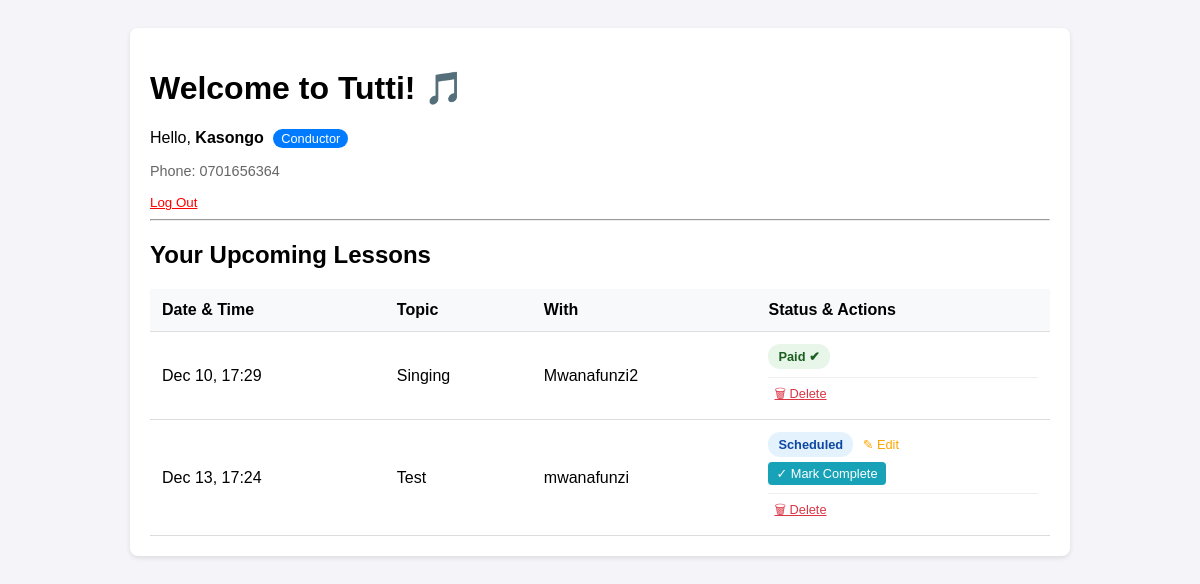
The page / (signed in) on the database as committed earlier.
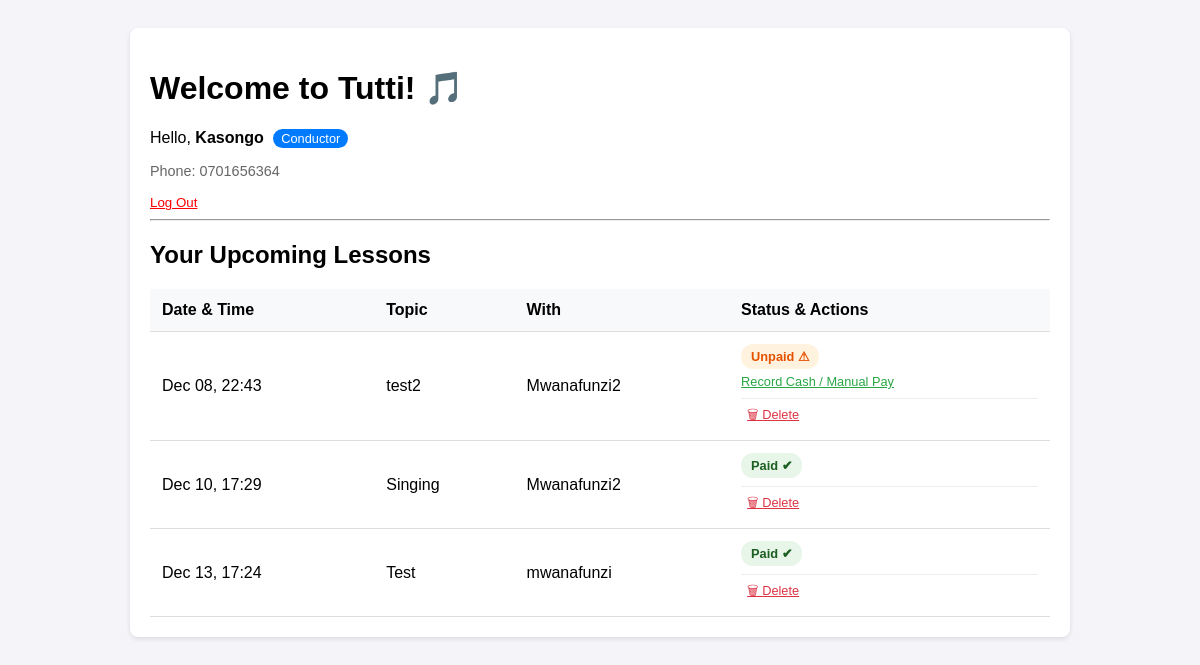
The same page on the database as committed later.
### tuttiapp/models.py (models this page shows, shortened)
class User(AbstractUser):
    is_teacher = models.BooleanField(default=False)
    is_student = models.BooleanField(default=False)
    phone_number = models.CharField(max_length=15, blank=True, null=True, validators=[validate_kenyan_phone])

class Lesson(models.Model):
    STATUS_CHOICES = [
        ('REQUESTED', 'Requested'),  # Student requested a lesson
        ('SCHEDULED', 'Scheduled'),
        ('RESCHEDULE_PENDING', 'Reschedule Pending'), # Teacher requested reschedule
        ('COMPLETED', 'Completed'),       # Lesson happened, teacher marked it
        ('PENDING_PAYMENT', 'Pending Payment'), # Waiting for M-Pesa
        ('PAID', 'Paid'),                 # Money received
        ('CANCELLED', 'Cancelled'),
    ]
    teacher = models.ForeignKey(settings.AUTH_USER_MODEL, on_delete=models.CASCADE, related_name='lessons_taught')
    student = models.ForeignKey(settings.AUTH_USER_MODEL, on_delete=models.CASCADE, related_name='lessons_taken')
    start_time = models.DateTimeField()
    duration_minutes = models.PositiveIntegerField(default=60)
    topic = models.CharField(max_length=200, help_text="What are you teaching? e.g. Major Scales")
    teacher_notes = models.TextField(blank=True, help_text="Notes for the student to practice")
    price = models.DecimalField(max_digits=8, decimal_places=2, default=1500.00)
    status = models.CharField(max_length=20, choices=STATUS_CHOICES, default='SCHEDULED')
    is_student_reminder_sent = models.BooleanField(default=False)

### tuttiapp/views.py (the view)
# urls.py: path('', views.dashboard, name='dashboard'), # this means that dashboard is the homepage
@login_required
def dashboard(request):
    user = request.user
    if user.is_teacher:
        my_lessons = Lesson.objects.filter(teacher=user).order_by('start_time')
    elif user.is_student:
        my_lessons = Lesson.objects.filter(student=user).order_by('start_time')
    else:
        my_lessons = Lesson.objects.none()
    context = {
        'lessons': my_lessons
    }
    return render(request, 'tuttiapp/dashboard.html', context)

### tuttiapp/templates/tuttiapp/dashboard.html (shortened to what this page needs)
<!DOCTYPE html>
<html lang="en">
<head>
</head>
<body>
    <div class="card">
        <h1>Welcome to Tutti! 🎵</h1>
        {% if user.is_authenticated %}
            <p>Hello, <strong>{{ user.username }}</strong>
               {% if user.is_teacher %}<span class="role-badge">Conductor</span>{% endif %}
            </p>
            <p style="font-size: 0.9em; color: #666;">Phone: {{ user.phone_number|default:"Not set" }}</p>
            <form action="{% url 'logout' %}" method="post" style="display:inline;">
                <button type="submit" style="background:none; border:none; color:red; cursor:pointer; text-decoration:underline; padding:0;">Log Out</button>
            </form>
            <hr>
            <h2>Your Upcoming Lessons</h2>
            {% if lessons %}
                <table>
                    <thead>
                        <tr>
                            <th>Date & Time</th>
                            <th>Topic</th>
                            <th>With</th>
                            <th>Status & Actions</th>
                        </tr>
                    </thead>
                    <tbody>
                        {% for lesson in lessons %}
                        <tr>
                            <td>{{ lesson.start_time|date:"M d, H:i" }}</td>
                            <td>{{ lesson.topic }}</td>
                            <td>
                                {% if user.is_teacher %}
                                    {{ lesson.student.username }}
                                {% else %}
                                    {{ lesson.teacher.username }}
                                {% endif %}
                            </td>
                            <td>
                                {% if lesson.status == 'REQUESTED' %}
                                    {% if user.is_teacher %}
                                        <a href="{% url 'approve_lesson' lesson.id %}" class="btn-accept">✔ Accept</a>
                                        <a href="{% url 'decline_lesson' lesson.id %}" class="btn-decline">✖ Decline</a>
                                    {% else %}
                                        <span class="badge requested">Waiting Approval...</span>
                                    {% endif %}
                                {% elif lesson.status == 'SCHEDULED' %}
                                    <span class="badge scheduled">Scheduled</span>
                                    {% if user.is_teacher %}
                                        <a href="{% url 'reschedule_lesson' lesson.id %}" class="btn-edit">✎ Edit</a>
                                        <br>
                                        <a href="{% url 'complete_lesson' lesson.id %}" class="btn-complete">✓ Mark Complete</a>
                                    {% endif %}
                                {% elif lesson.status == 'PENDING_PAYMENT' %}
                                        {% if user.is_student %}
                                                 <a href="{% url 'initiate_payment' lesson.id %}" class="btn-pay">Pay via M-Pesa</a>
                                {% else %}
                                    <span class="badge pending">Unpaid ⚠</span>
                                    <br>
                                    <a href="{% url 'mark_lesson_paid' lesson.id %}" style="font-size: 0.8em; color: #28a745; text-decoration: underline; cursor: pointer; display: inline-block; margin-top: 5px;">
                                        Record Cash / Manual Pay
                                    </a>
                                {% endif %}
                                {% elif lesson.status == 'PAID' %}
                                    <span class="badge paid">Paid ✔</span>
                                {% else %}
                                    {{ lesson.get_status_display }}
                                {% endif %}
                                {% if user.is_teacher %}
                                    <div style="margin-top: 8px; border-top: 1px solid #eee; padding-top: 5px;">
                                        <form action="{% url 'delete_lesson' lesson.id %}" method="post" onsubmit="return confirm('Are you sure? This cannot be undone.');">
                                            <button type="submit" style="background: none; border: none; color: #dc3545; cursor: pointer; font-size: 0.8em; text-decoration: underline;">
                                                🗑 Delete
                                            </button>
                                        </form>
                                    </div>
                                {% endif %}
                            </td>
                        </tr>
                        {% endfor %}
                    </tbody>
                </table>
            {% else %}
                <p style="text-align: center; padding: 20px; color: #666;">
                    No lessons found.
                    {% if user.is_student %}Click "Find a Teacher" above!{% endif %}
                </p>
            {% endif %}
        {% else %}
            <div style="text-align: center; padding: 40px;">
                <p>You are not logged in.</p>
                <a href="{% url 'login' %}" style="background-color: #007bff; color: white; padding: 10px 20px; text-decoration: none; border-radius: 5px;">Log in to Portal</a>
            </div>
        {% endif %}
    </div>
</body>
</html>

### tuttiapp/templates/tuttiapp/dashboard.html (style rules this page uses)
body { font-family: sans-serif; padding: 20px; background-color: #f4f4f9; }
.card { background: white; padding: 20px; border-radius: 8px; box-shadow: 0 2px 5px rgba(0,0,0,0.1); max-width: 900px; margin: auto; }
table { width: 100%; border-collapse: collapse; margin-top: 20px; }
th, td { padding: 12px; border-bottom: 1px solid #ddd; text-align: left; }
th { background-color: #f8f9fa; }
.badge { padding: 5px 10px; border-radius: 12px; font-size: 0.8em; font-weight: bold; display: inline-block; }
.paid { background-color: #e8f5e9; color: #1b5e20; }
.pending { background-color: #fff3e0; color: #e65100; }
.role-badge { background: #007bff; color: white; padding: 2px 8px; border-radius: 10px; font-size: 0.8em; margin-left: 5px; }

Rows that differ between the two databases and show on the page:
added Lesson: start_time "Dec 08, 22:43", topic "test2", student.username "Mwanafunzi2", status "Unpaid ⚠"
changed Lesson "Dec 13, 17:24": status "Scheduled ✎ Edit ✓ Mark Complete" → "Paid ✔"
